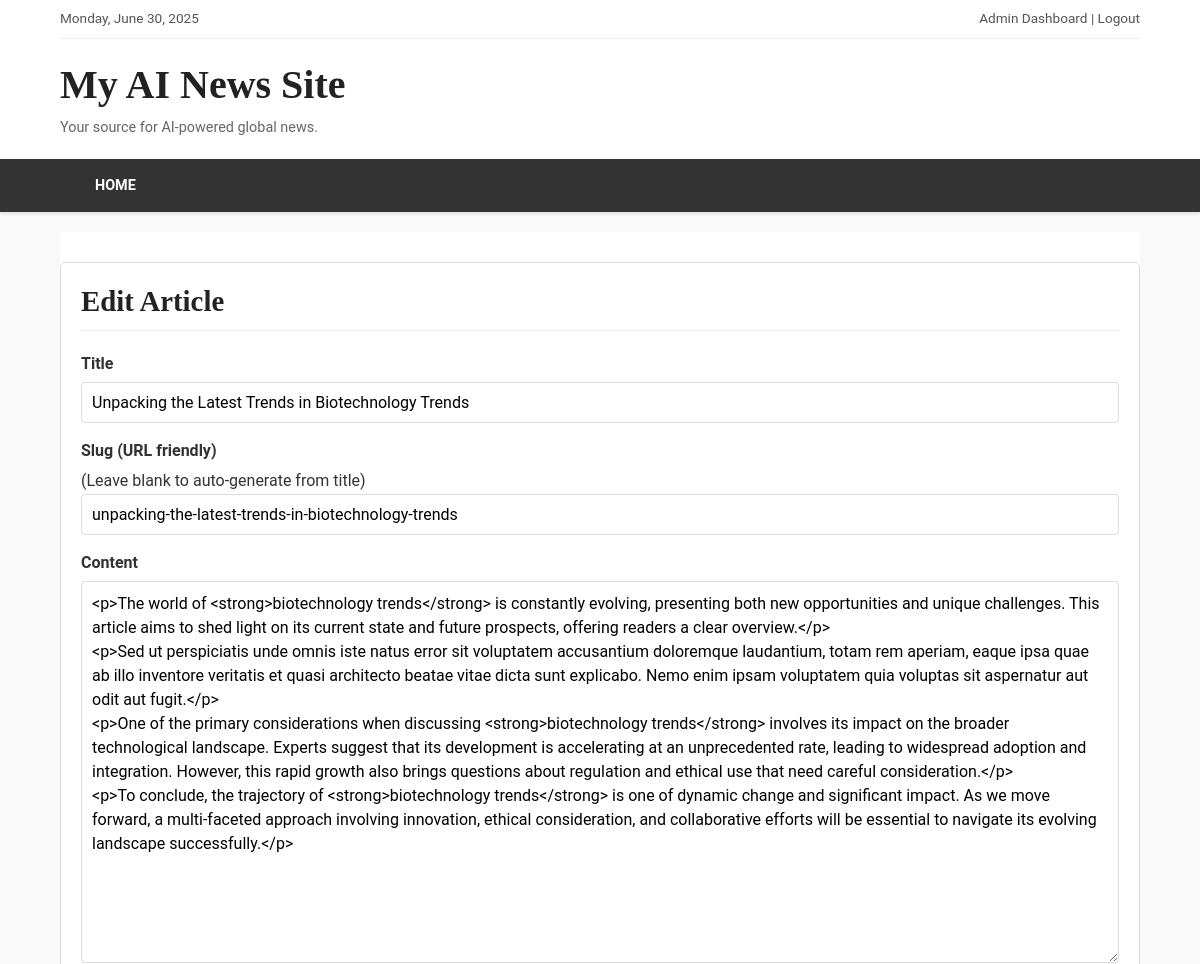
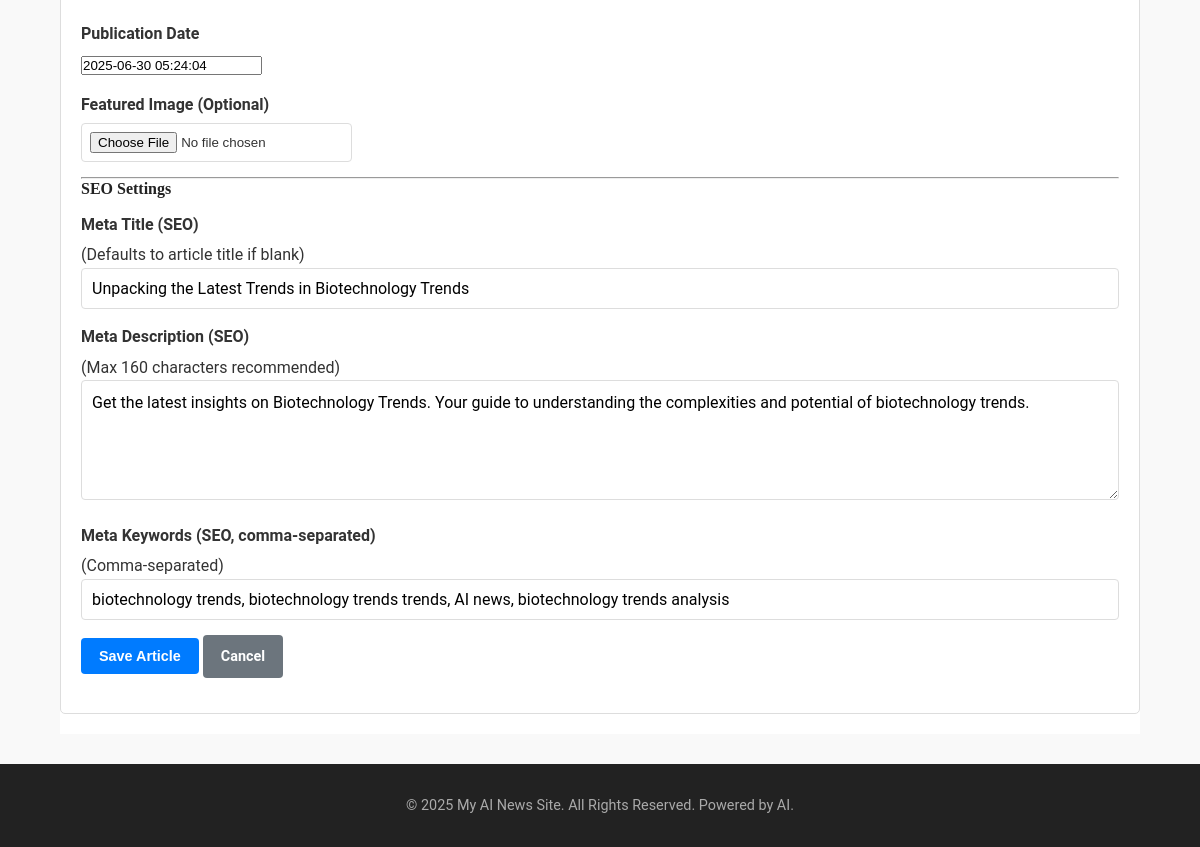
Screenshot of /admin/article/edit/1 (signed in) with the database file from the repository (2 pictures, top to bottom).
### app.py (models this page shows, shortened)
class SiteSetting(db.Model):
    id = db.Column(db.Integer, primary_key=True)
    key = db.Column(db.String(100), unique=True, nullable=False)
    value = db.Column(db.Text, nullable=True)

class Article(db.Model):
    id = db.Column(db.Integer, primary_key=True)
    title = db.Column(db.String(200), nullable=False)
    slug = db.Column(db.String(250), unique=True, nullable=False)
    content = db.Column(db.Text, nullable=False)
    pub_date = db.Column(db.DateTime, nullable=False, default=datetime.datetime.utcnow)
    author_id = db.Column(db.Integer, db.ForeignKey('user.id'), nullable=True) # Can be null if AI generated
    author = db.relationship('User', backref=db.backref('articles', lazy=True))
    featured_image = db.Column(db.String(100), nullable=True)
    meta_title = db.Column(db.String(250), nullable=True)
    meta_description = db.Column(db.String(500), nullable=True)
    meta_keywords = db.Column(db.String(250), nullable=True)

### app.py (the view)
@app.route('/admin/article/edit/<int:article_id>', methods=['GET'])
@login_required
def admin_edit_article(article_id):
    article = Article.query.get_or_404(article_id)
    form = ArticleForm(obj=article) # Pre-populate form
    if not form.pub_date.data and article.pub_date: # WTForms sometimes nulls DateTimeField on obj load
         form.pub_date.data = article.pub_date
    return render_template('admin/edit_article.html', form=form, title="Edit Article", article=article)

### app.py
class ArticleForm(FlaskForm):
    id = HiddenField('ID') # For editing existing articles
    title = StringField('Title', validators=[DataRequired(), Length(max=200)])
    slug = StringField('Slug (URL friendly)', validators=[Optional(), Length(max=250), Regexp(r'^[a-z0-9]+(?:-[a-z0-9]+)*$', message="Slug must be lowercase alphanumeric with hyphens.")])
    content = TextAreaField('Content', validators=[DataRequired()])
    pub_date = DateTimeField('Publication Date', format='%Y-%m-%d %H:%M:%S', default=datetime.datetime.utcnow, validators=[Optional()])
    featured_image = FileField('Featured Image (Optional)')
    delete_featured_image = BooleanField('Delete current featured image')
    meta_title = StringField('Meta Title (SEO)', validators=[Optional(), Length(max=250)])
    meta_description = TextAreaField('Meta Description (SEO)', validators=[Optional(), Length(max=500)])
    meta_keywords = StringField('Meta Keywords (SEO, comma-separated)', validators=[Optional(), Length(max=250)])
    submit = SubmitField('Save Article')

### app.py (called while the page is built)
@login_manager.user_loader
def load_user(user_id):
    return User.query.get(int(user_id))

def get_site_config():
    if 'site_config' not in g:
        settings = SiteSetting.query.all()
        g.site_config = {setting.key: setting.value for setting in settings}
    return g.site_config

@app.context_processor
def inject_global_vars():
    return {
        'config': get_site_config(),
        'now': datetime.datetime.utcnow(), # Already provides current datetime
        'current_date_formatted': datetime.datetime.utcnow().strftime("%A, %B %d, %Y")
    }

### templates/admin/edit_article.html (shortened to what this page needs)
{% extends "layout.html" %}
{% block content %}
<div class="admin-section">
    <h2>{{ 'Edit' if form.id.data else 'Create' }} Article</h2>
    <form method="POST" action="{{ url_for('admin_save_article') }}" enctype="multipart/form-data">
        <div class="form-group">
            {{ form.title.label }}
            {{ form.title(class="form-control", size=80) }}
        </div>
        <div class="form-group">
            {{ form.slug.label }} (Leave blank to auto-generate from title)
            {{ form.slug(class="form-control", size=80) }}
        </div>
        <div class="form-group">
            {{ form.content.label }}
            {{ form.content(class="form-control", rows=15) }}
        </div>
        <div class="form-group">
            {{ form.pub_date.label }}
            {{ form.pub_date(class="form-control") }}
        </div>
        <div class="form-group">
            {{ form.featured_image.label }}
            {{ form.featured_image(class="form-control-file") }}
        </div>
        <hr>
        <h4>SEO Settings</h4>
        <div class="form-group">
            {{ form.meta_title.label }} (Defaults to article title if blank)
            {{ form.meta_title(class="form-control", size=80) }}
        </div>
        <div class="form-group">
            {{ form.meta_description.label }} (Max 160 characters recommended)
            {{ form.meta_description(class="form-control", rows=3) }}
        </div>
        <div class="form-group">
            {{ form.meta_keywords.label }} (Comma-separated)
            {{ form.meta_keywords(class="form-control", size=80) }}
        </div>
        <div class="form-group">
            {{ form.submit(class="btn") }}
            <a href="{{ url_for('admin_dashboard') }}" class="btn btn-secondary">Cancel</a>
        </div>
    </form>
</div>
{% endblock %}

### templates/layout.html (shortened to what this page needs)
<!DOCTYPE html>
<html lang="en">
<head>
    <link rel="stylesheet" href="{{ url_for('static', filename='style.css') }}">
</head>
<body>
    <header class="site-header">
        <div class="container header-top-bar">
            <div class="current-date">{{ current_date_formatted }}</div>
            <div class="header-top-links">
                {% if current_user and current_user.is_authenticated %}
                     <a href="{{ url_for('admin_dashboard') }}">Admin Dashboard</a> | <a href="{{ url_for('logout') }}">Logout</a>
                {% else %}
                    <a href="{{ url_for('login') }}">Admin Login</a>
                {% endif %}
            </div>
        </div>
        <div class="container header-main">
            <div class="site-branding">
                <h1><a href="{{ url_for('index') }}">{{ config.get('SITE_NAME', 'AI News Site') }}</a></h1>
                <p class="site-description">Your source for AI-powered global news.</p>
            </div>
        </div>
        <nav class="main-navigation">
            <div class="container">
                <ul>
                    <li><a href="{{ url_for('index') }}">Home</a></li>
                </ul>
            </div>
        </nav>
    </header>
    <div class="container main-content-area">
        {% block content %}{% endblock %}
    </div>
    <footer class="site-footer">
        <div class="container">
            <p>&copy; {{ now.year }} {{ config.get('SITE_NAME', 'AI News Site') }}. All Rights Reserved. Powered by AI.</p>
        </div>
    </footer>
</body>
</html>

### static/style.css (style rules this page uses)
* { box-sizing: border-box; margin: 0; padding: 0; }
body { font-family: 'Roboto', sans-serif; line-height: 1.6; background: #f9f9f9; color: #333; font-size: 16px; }
.container { width: 90%; max-width: 1200px; margin: auto; padding: 0 15px; }
a { color: #007bff; text-decoration: none; }
h1, h2, h3, h4, h5, h6 { font-family: 'Merriweather', serif; font-weight: 700; color: #222; line-height: 1.3; margin-bottom: 0.75em; }
.site-header { background: #fff; box-shadow: 0 2px 4px rgba(0,0,0,0.1); margin-bottom: 20px; }
.header-top-bar { display: flex; justify-content: space-between; align-items: center; padding: 8px 0; font-size: 0.85em; color: #555; border-bottom: 1px solid #eee; }
.header-top-bar a { color: #555; text-decoration: none; }
.header-main { display: flex; justify-content: space-between; align-items: center; padding: 20px 0; }
.site-branding h1 { margin: 0; font-size: 2.5em; }
.site-branding h1 a { color: #222; text-decoration: none; }
.site-description { font-size: 0.9em; color: #666; margin-top: 5px; }
.main-navigation { background: #333; color: #fff; }
.main-navigation ul { list-style: none; padding: 0; margin: 0; display: flex; }
.main-navigation ul li { position: relative; }
.main-navigation ul li a { display: block; padding: 15px 20px; color: #fff; text-decoration: none; font-weight: 700; text-transform: uppercase; font-size: 0.9em; }
.main-content-area { padding: 20px 0; background: #fff; min-height: 60vh; }
footer.site-footer { background: #222; color: #aaa; padding: 30px 0; text-align: center; font-size: 0.9em; margin-top: 30px; }
footer.site-footer p { margin: 0; }
.btn { display: inline-block; background: #007bff; color: #fff !important; padding: 10px 18px; border: none; border-radius: 4px; cursor: pointer; text-decoration: none; font-weight: bold; font-size: 0.9em; transition: background-color 0.2s ease-in-out; }
.btn-secondary { background: #6c757d; }
.form-group { margin-bottom: 15px; }
.form-group label { display: block; margin-bottom: 5px; font-weight: bold; }
.form-group input[type="text"], .form-group input[type="password"], .form-group input[type="email"], .form-group input[type="url"], .form-group input[type="number"], .form-group input[type="date"], .form-group input[type="datetime-local"], .form-group textarea, .form-group select { width: 100%; padding: 10px; border: 1px solid #ddd; border-radius: 4px; font-family: 'Roboto', sans-serif; font-size: 1em; }
.form-group textarea { min-height: 120px; line-height: 1.5; }
.form-control-file { border: 1px solid #ddd; padding: 8px; border-radius: 4px; }
.admin-section { background: #fff; padding: 20px; margin-top: 10px; border: 1px solid #ddd; border-radius: 5px; }
.admin-section h2 { margin-top: 0; padding-bottom: 10px; border-bottom: 1px solid #eee; margin-bottom: 20px; font-size: 1.8em; }

### rows the page displays
SiteSetting: get "My AI News Site"
Article: title "Unpacking the Latest Trends in Biotechnology Trends", slug "unpacking-the-latest-trends-in-biotechnology-trends", content "<p>The world of <strong>biotechnology trends</strong> is constantly evolving, presenting both new opportunities and unique challenges. This article aims to shed light on its current state and future prospects, offering readers a clear overview.</p> <p>Sed ut perspiciatis unde omnis iste natus error sit voluptatem accusantium doloremque laudantium, totam rem aperiam, eaque ipsa quae ab illo inventore veritatis et quasi architecto beatae vitae dicta sunt explicabo. Nemo enim ipsam voluptatem quia voluptas sit aspernatur aut odit aut fugit.</p> <p>One of the primary considerations when discussing <strong>biotechnology trends</strong> involves its impact on the broader technological landscape.…", pub_date "2025-06-30 05:24:04", meta_title "Unpacking the Latest Trends in Biotechnology Trends", meta_description "Get the latest insights on Biotechnology Trends. Your guide to understanding the complexities and potential of biotechnology trends.", meta_keywords "biotechnology trends, biotechnology trends trends, AI news, biotechnology trends analysis"

### other values shown
{{ 'Edit' if form.id.data else 'Create' }} "Edit"
